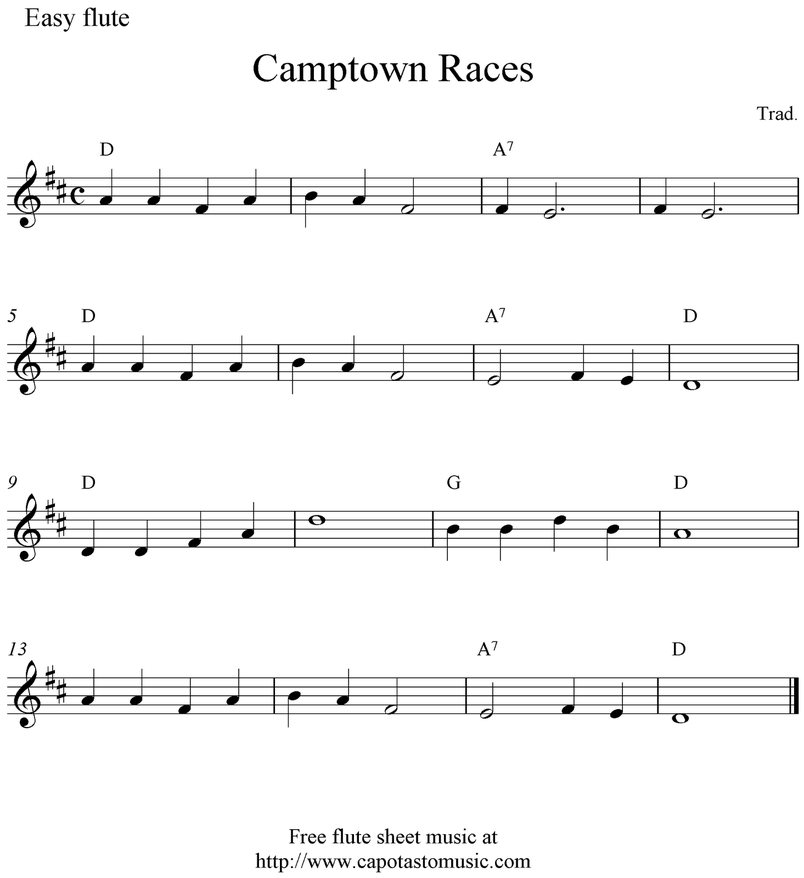
#> input picture opencv/img/sheet/races.png, 804 x 878 px, shrunk from 1465 x 1600 before the run, found by its file name
$ python dilute_erode.py
#> lines starting #> are read from the running program, lines starting #| are printed output that depends on the picture; after the words box and inside, x2 and y2 are one past the last pixel; in counts of white or black regions, pixels touching at a corner belong together
# we gonna try one more time leggo

import sys
import numpy as np
import cv2


if __name__ == "__main__":
    path = 'C:/Users/Keegan/Desktop/fsuhacks/img/sheet/races.png'

    # read in sheet music
    sheet = cv2.imread(path, cv2.IMREAD_COLOR)
#> sheet is the input picture: shape (878, 804, 3); min 0, max 255, mean 245.3
    cv2.imshow("sheet", sheet)
    cv2.waitKey(0)

    # convert to grayscale
    if len(sheet.shape) != 2:
        gray = cv2.cvtColor(sheet, cv2.COLOR_BGR2GRAY)
    else:
        gray = sheet

    cv2.imshow("gray", gray)
    cv2.waitKey(0)

    # convert to a binary image
    gray = cv2.bitwise_not(gray)
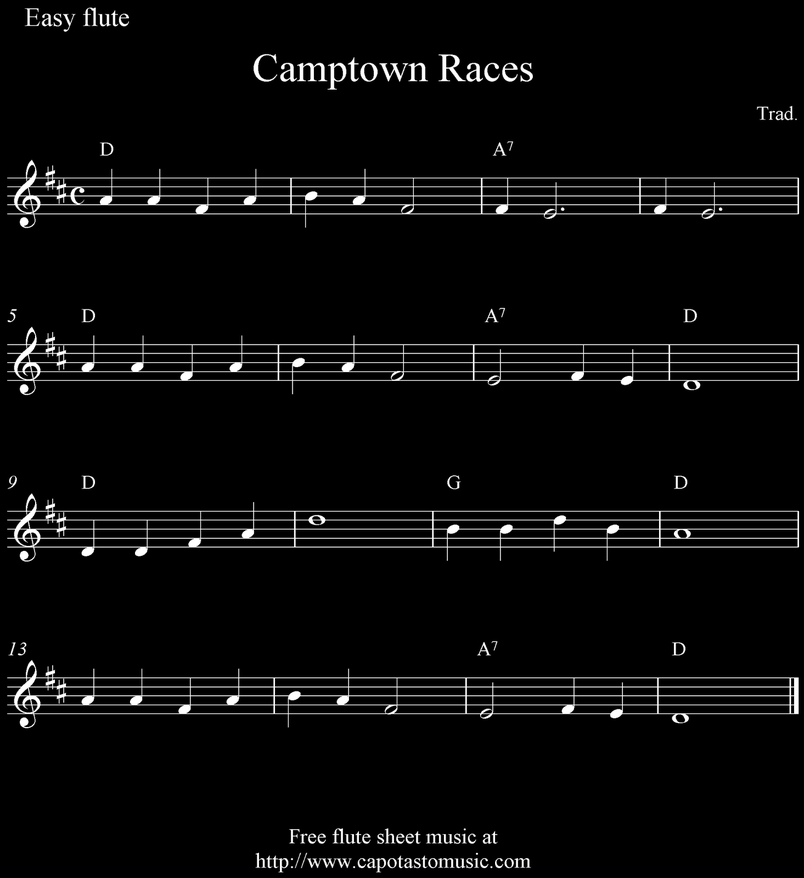
#> gray: shape (878, 804); min 0, max 255, mean 9.7
    bw = cv2.adaptiveThreshold(gray, 255, cv2.ADAPTIVE_THRESH_MEAN_C,
                             cv2.THRESH_BINARY, 15, -2)
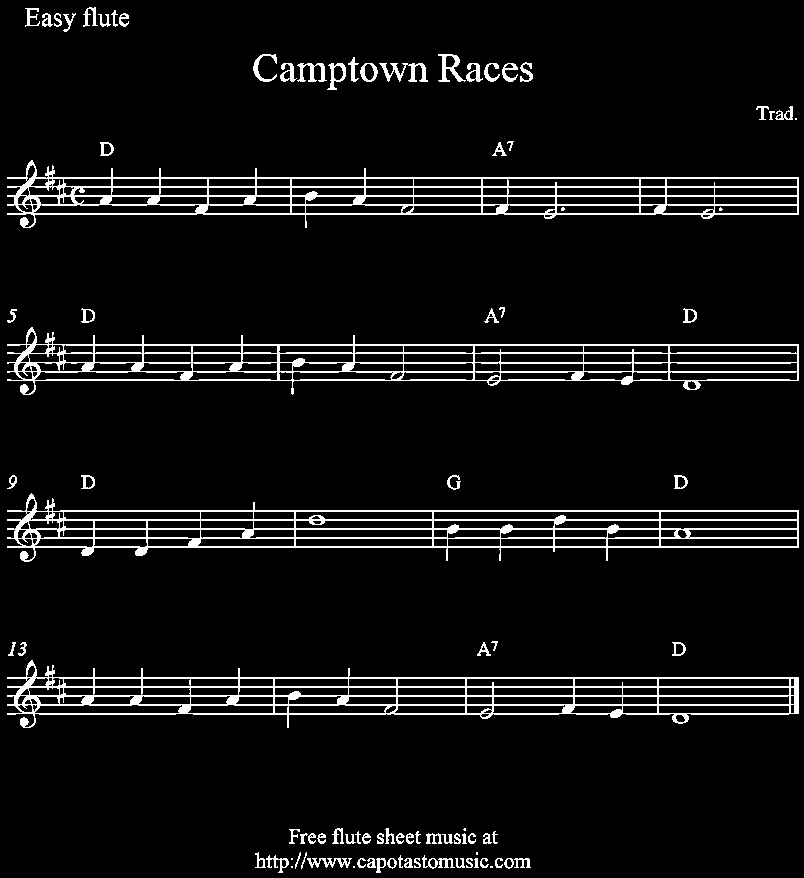
#> bw: shape (878, 804); 6.5% white in thin lines or dots

    cv2.imshow("binary", bw)
    cv2.waitKey(0)

    # create images for extraction
    horizontal = np.copy(bw)
    vertical = np.copy(bw)

    # specify size
    cols = horizontal.shape[1]
#> cols = 804
    horizontal_size = (int)(cols / 15)
#> horizontal_size = 53

    # create structure element for extracting horizontal lines
    horizontalStructure = cv2.getStructuringElement(cv2.MORPH_RECT, (horizontal_size, 1))

    # apply morphology whatever that is
    horizontal = cv2.erode(horizontal, horizontalStructure)
#> horizontal: shape (878, 804); 3.5% white in thin lines or dots, all inside (x1, y1, x2, y2) = (33, 177, 773, 715)
    horizontal = cv2.dilate(horizontal, horizontalStructure)
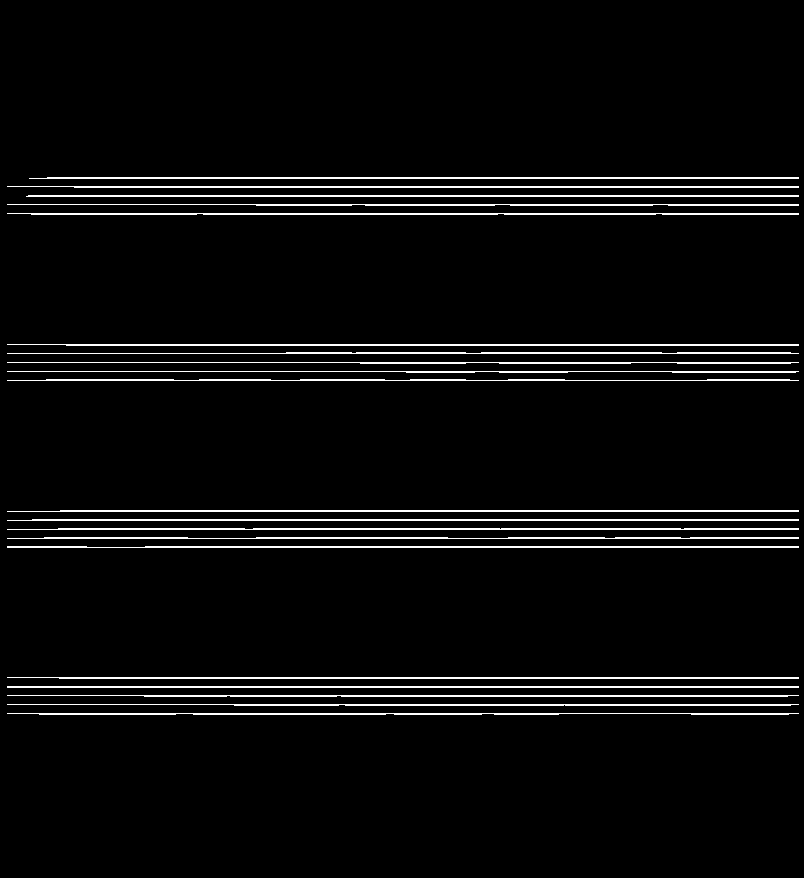
#> horizontal: shape (878, 804); 4% white in thin lines or dots, all inside (x1, y1, x2, y2) = (7, 177, 799, 715)

    cv2.imshow("deleted", horizontal)
    cv2.waitKey(0)


    rows = vertical.shape[0]
#> rows = 878
    verticalsize = (int)(rows / 30)
#> verticalsize = 29

    verticalStructure = cv2.getStructuringElement(cv2.MORPH_RECT, (1, verticalsize))
#> verticalStructure = 29 values from 1 to 1

    vertical = cv2.erode(vertical, verticalStructure)
#> vertical: shape (878, 804); 0.08% white in thin lines or dots, all inside (x1, y1, x2, y2) = (93, 182, 799, 714)
    vertical = cv2.dilate(vertical, verticalStructure)
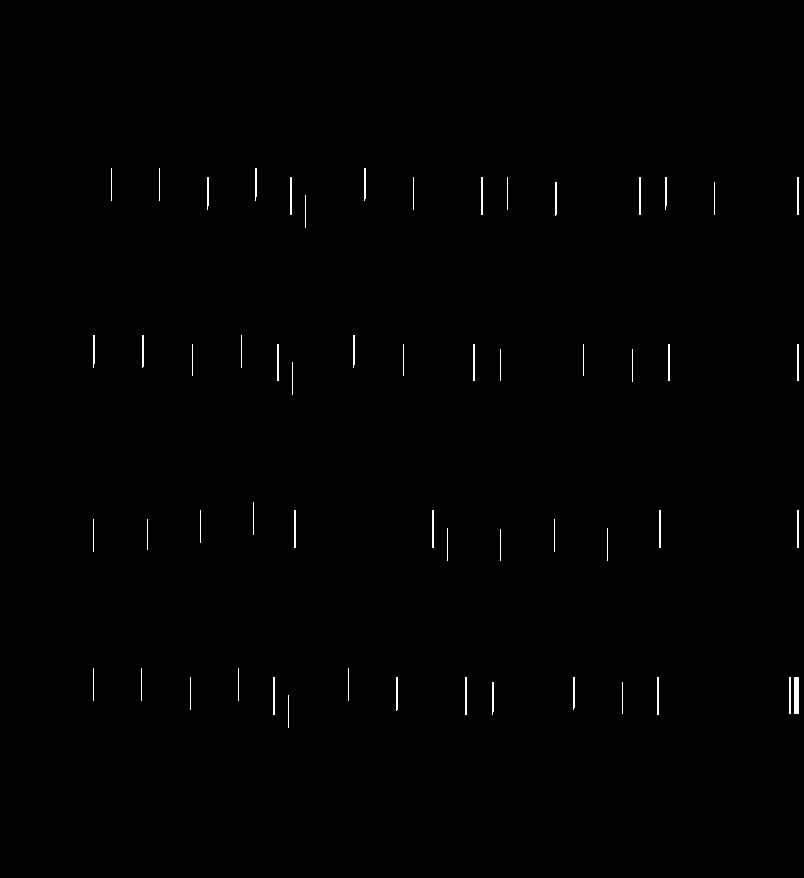
#> vertical: shape (878, 804); 0.43% white in thin lines or dots, all inside (x1, y1, x2, y2) = (93, 168, 799, 728)

    cv2.imshow("vertical", vertical)

    # inverse vertical for some reason
    vertical = cv2.bitwise_not(vertical)
    cv2.imshow("vertical", vertical)
    cv2.waitKey(0)

    # extract edges
    edges = cv2.adaptiveThreshold(vertical, 255, cv2.ADAPTIVE_THRESH_MEAN_C,
                            cv2.THRESH_BINARY, 3, -2)
#> edges: shape (878, 804); 0.6% white in thin lines or dots, all inside (x1, y1, x2, y2) = (92, 167, 800, 729)
    cv2.imshow("edges", edges)
    cv2.waitKey(0)

    # dilate the edges
    kernal = np.ones((2, 2), np.uint8)
    edges = cv2.dilate(edges, kernal)
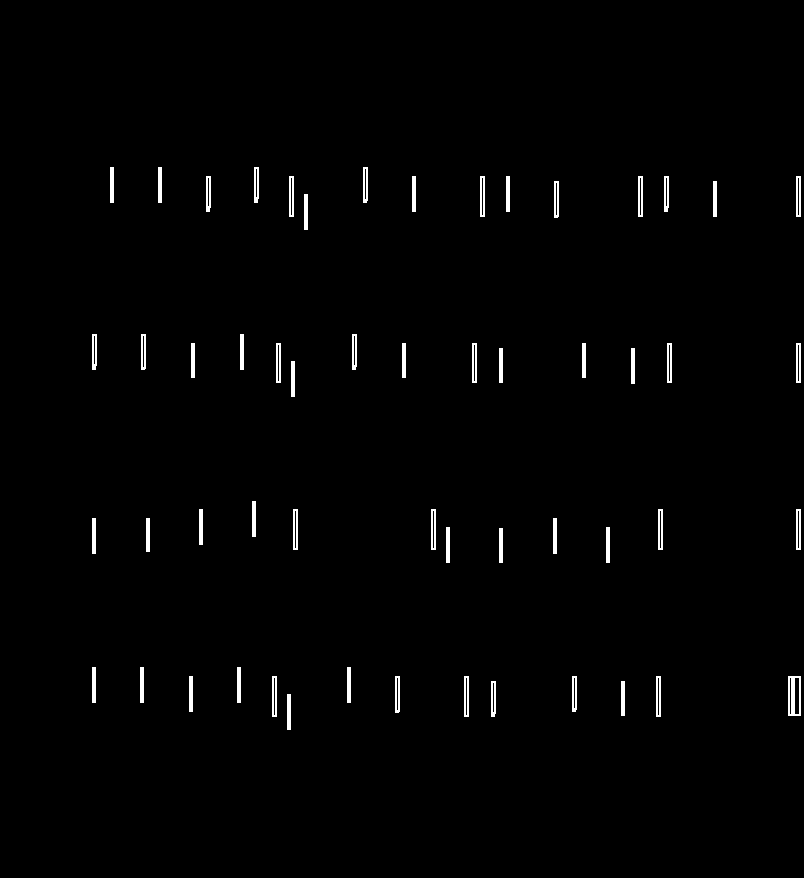
#> edges: shape (878, 804); 1.2% white; 55 white regions, largest, box (x1, y1, x2, y2) and area: (788, 676, 801, 716) 340, (289, 176, 294, 217) 168, (480, 176, 485, 217) 168
    cv2.imshow("dilate", edges)
    cv2.waitKey(0)

    # smooooooth
    smooth = np.copy(vertical)

    # blur smooth lmao
    smooth = cv2.blur(smooth, (2,2))
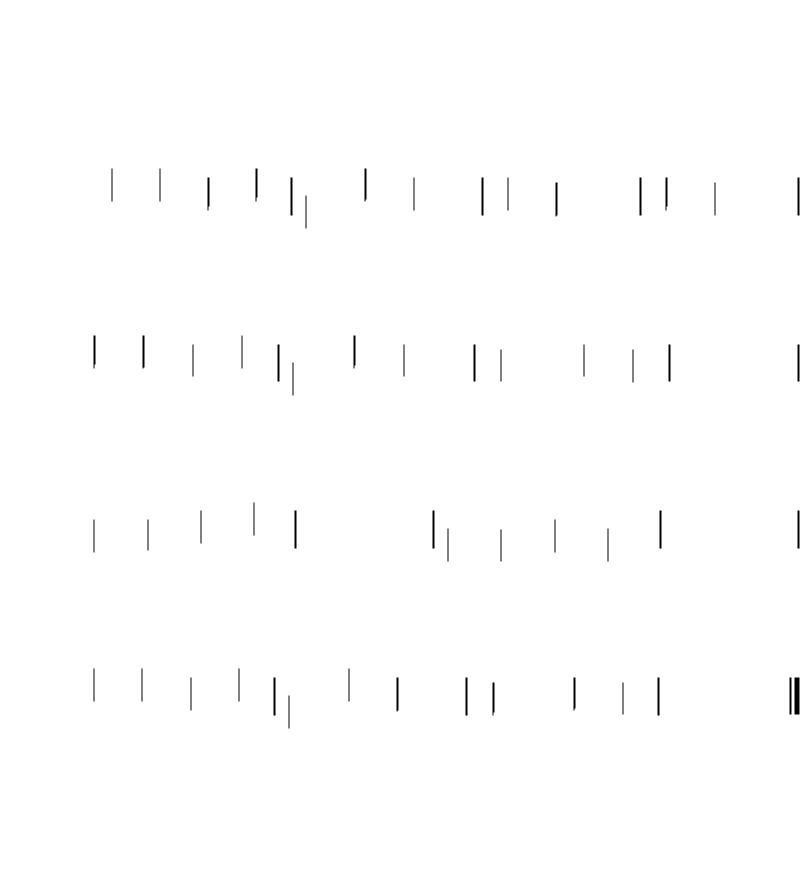
#> smooth: shape (878, 804); min 0, max 255, mean 253.9

    # smoooooooth copy
    (rows, cols) = np.where(edges != 0)
#> rows = 8480 values from 167 to 729; cols = 8480 values, max 800 at index 201, min 92 at index 2280, mean 426.4
    vertical[rows, cols] = smooth[rows, cols]

    # show the final result pls god work
    cv2.imshow("smooth - final", vertical)
    cv2.waitKey(0)

$ run again, with opencv/img/sheet/blank.PNG copied over opencv/img/sheet/races.png
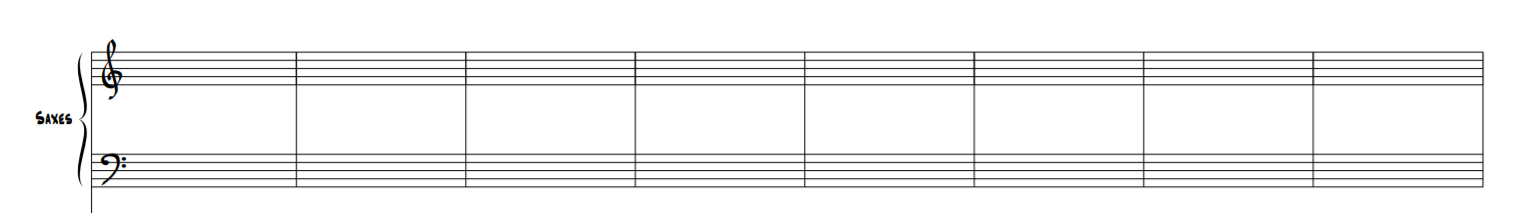
#> input picture opencv/img/sheet/blank.PNG, 1528 x 213 px, found by its file name
#> sheet is the input picture: shape (213, 1528, 3); mean B, G, R 242.3, 242.3, 242.3
#> `bw = cv2.adaptiveThreshold(gray, 255, cv2.ADAPTIVE_THRESH_MEAN_C, cv2...`:
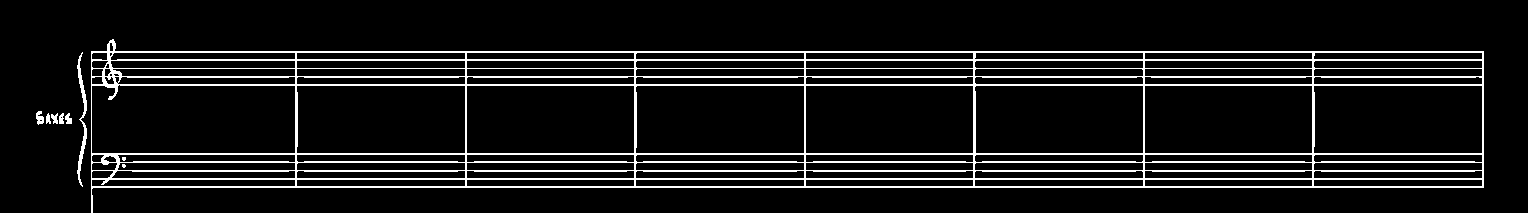
#> bw: shape (213, 1528); 9.1% white in thin lines or dots, all inside (x1, y1, x2, y2) = (36, 39, 1484, 213)
#> `smooth = cv2.blur(smooth, (2,2))`:
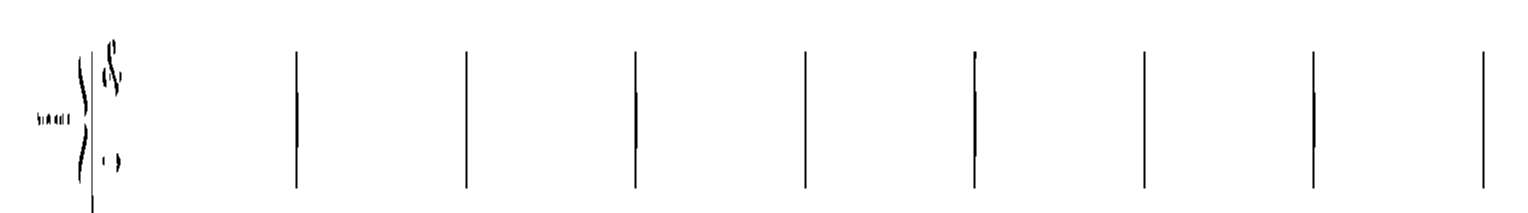
#> smooth: shape (213, 1528); min 0, max 255, mean 252.3
#> `(rows, cols) = np.where(edges != 0)`: rows = 6809 values from 38 to 212; cols = 6809 values, max 1485 at index 142, min 36 at index 3005, mean 621.7

$ run again, with opencv/img/sheet/src.png copied over opencv/img/sheet/races.png
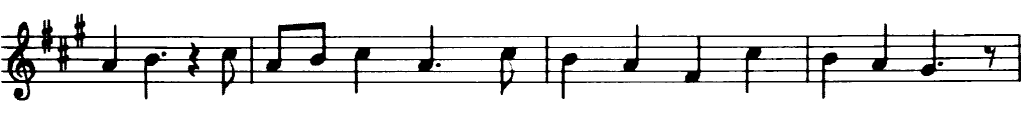
#> input picture opencv/img/sheet/src.png, 1024 x 134 px, found by its file name
#> sheet is the input picture: shape (134, 1024, 3); min 0, max 255, mean 229.4
#> `bw = cv2.adaptiveThreshold(gray, 255, cv2.ADAPTIVE_THRESH_MEAN_C, cv2...`:
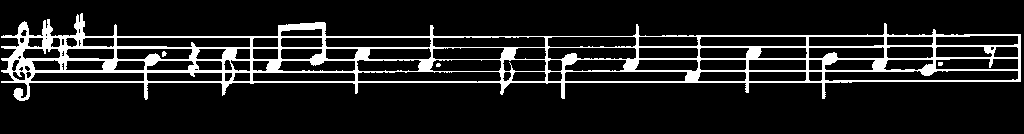
#> bw: shape (134, 1024); 11.7% white; 4 white regions (2 under 20 px), largest, box (x1, y1, x2, y2) and area: (1, 13, 1021, 101) 15986, (162, 51, 167, 57) 21
#> `smooth = cv2.blur(smooth, (2,2))`:
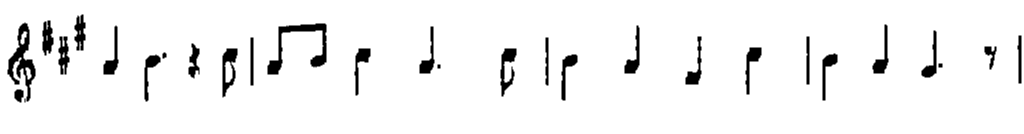
#> smooth: shape (134, 1024); min 0, max 255, mean 241.7
#> `(rows, cols) = np.where(edges != 0)`: rows = 7470 values from 13 to 103; cols = 7470 values, max 1022 at index 825, min 6 at index 4855, mean 414
